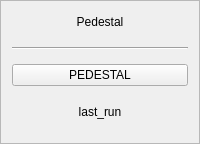
     <widget class="QFrame" name="frame_5">
      <property name="sizePolicy">
       <sizepolicy hsizetype="Minimum" vsizetype="Preferred">
        <horstretch>0</horstretch>
        <verstretch>0</verstretch>
       </sizepolicy>
      </property>
      <property name="minimumSize">
       <size>
        <width>100</width>
        <height>0</height>
       </size>
      </property>
      <property name="frameShape">
       <enum>QFrame::StyledPanel</enum>
      </property>
      <property name="frameShadow">
       <enum>QFrame::Raised</enum>
      </property>
      <layout class="QVBoxLayout" name="verticalLayout_6">
       <item>
        <widget class="QLabel" name="pedestal_label">
         <property name="sizePolicy">
          <sizepolicy hsizetype="Minimum" vsizetype="Fixed">
           <horstretch>0</horstretch>
           <verstretch>0</verstretch>
          </sizepolicy>
         </property>
         <property name="minimumSize">
          <size>
           <width>60</width>
           <height>20</height>
          </size>
         </property>
         <property name="text">
          <string>Pedestal</string>
         </property>
         <property name="alignment">
          <set>Qt::AlignCenter</set>
         </property>
        </widget>
       </item>
       <item>
        <widget class="Line" name="line_5">
         <property name="sizePolicy">
          <sizepolicy hsizetype="Minimum" vsizetype="Fixed">
           <horstretch>0</horstretch>
           <verstretch>0</verstretch>
          </sizepolicy>
         </property>
         <property name="minimumSize">
          <size>
           <width>60</width>
           <height>20</height>
          </size>
         </property>
         <property name="orientation">
          <enum>Qt::Horizontal</enum>
         </property>
        </widget>
       </item>
       <item>
        <widget class="QPushButton" name="pedestal_btn">
         <property name="sizePolicy">
          <sizepolicy hsizetype="Minimum" vsizetype="Fixed">
           <horstretch>0</horstretch>
           <verstretch>0</verstretch>
          </sizepolicy>
         </property>
         <property name="minimumSize">
          <size>
           <width>160</width>
           <height>20</height>
          </size>
         </property>
         <property name="text">
          <string>PEDESTAL</string>
         </property>
        </widget>
       </item>
       <item>
        <widget class="QLabel" name="pedestal_lastrun_label">
         <property name="sizePolicy">
          <sizepolicy hsizetype="Minimum" vsizetype="Minimum">
           <horstretch>0</horstretch>
           <verstretch>0</verstretch>
          </sizepolicy>
         </property>
         <property name="minimumSize">
          <size>
           <width>60</width>
           <height>40</height>
          </size>
         </property>
         <property name="text">
          <string>last_run</string>
         </property>
         <property name="alignment">
          <set>Qt::AlignCenter</set>
         </property>
         <property name="wordWrap">
          <bool>true</bool>
         </property>
        </widget>
       </item>
      </layout>
     </widget>
